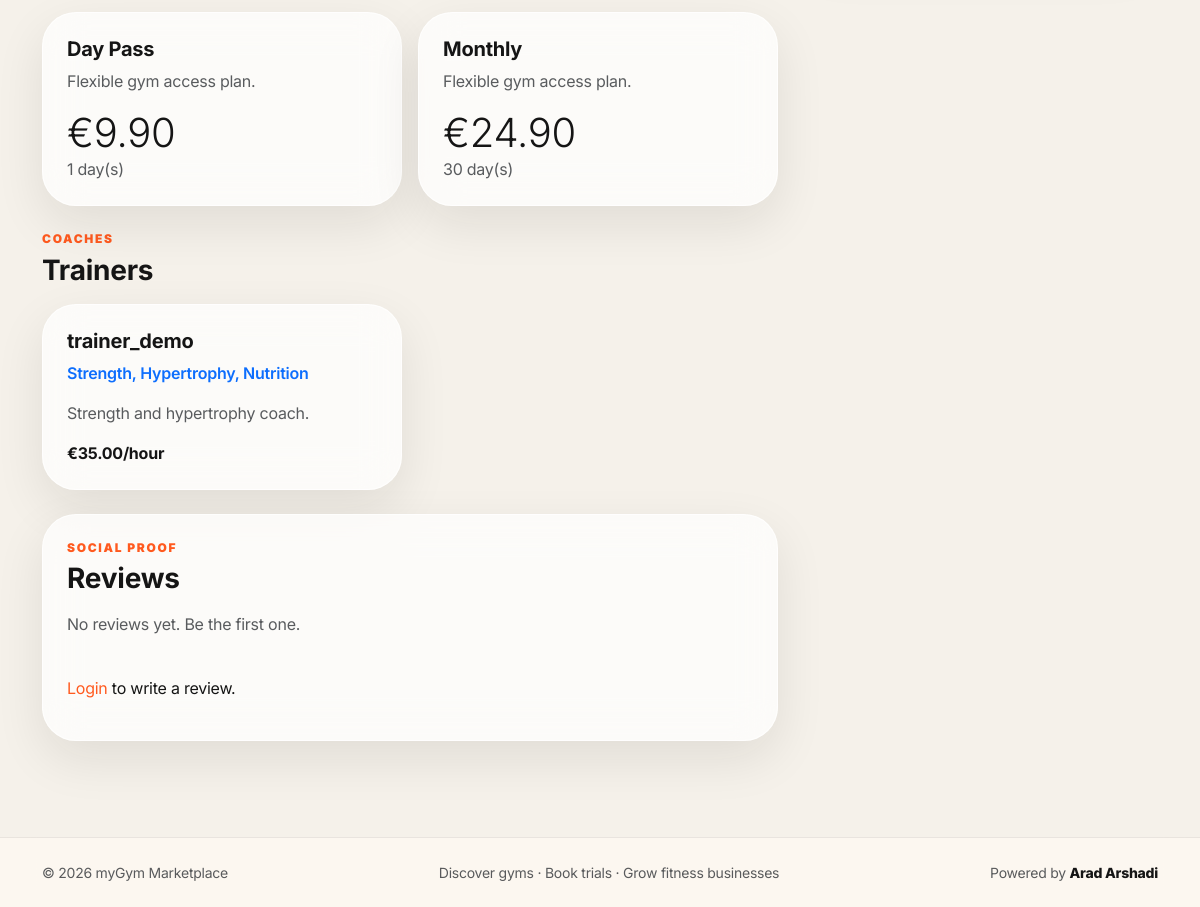
The app's page /gyms/core-cardio-club/ (lower part), older data.
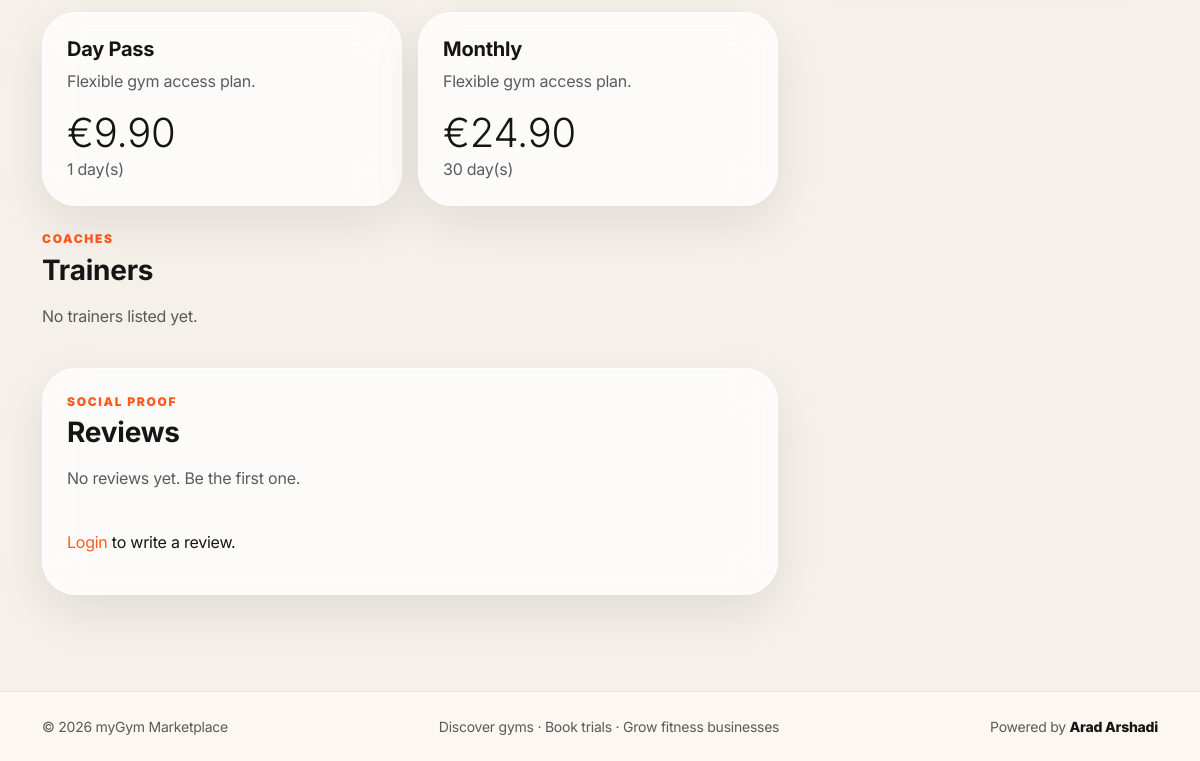
The same page, newer data.
### apps/gyms/models.py (models this page shows, shortened)
class MembershipPlan(models.Model):
    gym = models.ForeignKey(Gym, on_delete=models.CASCADE, related_name='plans')
    title = models.CharField(max_length=100)
    description = models.TextField(blank=True)
    price = models.DecimalField(max_digits=8, decimal_places=2, validators=[MinValueValidator(0)])
    duration_days = models.PositiveIntegerField()
    is_trial = models.BooleanField(default=False)
    class Meta:
        ordering = ['price']

class TrainerProfile(models.Model):
    user = models.OneToOneField(settings.AUTH_USER_MODEL, on_delete=models.CASCADE, related_name='trainer_profile')
    gym = models.ForeignKey(Gym, on_delete=models.CASCADE, related_name='trainers')
    bio = models.TextField()
    specialties = models.CharField(max_length=255, help_text='Comma-separated: Strength, Boxing, Yoga')
    hourly_rate = models.DecimalField(max_digits=8, decimal_places=2, validators=[MinValueValidator(0)], null=True, blank=True)
    is_available = models.BooleanField(default=True)

### apps/accounts/models.py (models this page shows, shortened)
class User(AbstractUser):
    class Role(models.TextChoices):
        CUSTOMER = 'CUSTOMER', 'Customer'
        OWNER = 'OWNER', 'Gym Owner'
        TRAINER = 'TRAINER', 'Trainer'
        ADMIN = 'ADMIN', 'Admin'
    role = models.CharField(max_length=20, choices=Role.choices, default=Role.CUSTOMER)
    phone = models.CharField(max_length=30, blank=True)

### apps/gyms/views.py (the view)
# urls.py: path('gyms/<slug:slug>/', views.gym_detail, name='gym_detail'),
def gym_detail(request, slug):
    gym = get_object_or_404(
        Gym.objects.prefetch_related('facilities', 'plans', 'trainers', 'images', 'reviews'),
        slug=slug,
        status=Gym.Status.APPROVED,
    )
    if not request.session.session_key:
        request.session.create()
    already_counted_today = GymView.objects.filter(
        gym=gym,
        session_key=request.session.session_key or '',
        created_at__date=timezone.localdate(),
    ).exists()
    if not already_counted_today:
        GymView.objects.create(
            gym=gym,
            user=request.user if request.user.is_authenticated else None,
            session_key=request.session.session_key or '',
            ip_address=request.META.get('REMOTE_ADDR'),
        )
    return render(request, 'gyms/gym_detail.html', {'gym': gym})

### apps/gyms/models.py (called while the page is built)
    @property
    def cover_image(self):
        cover = self.images.filter(is_cover=True).first()
        if cover:
            return cover
        return self.images.first()

    @property
    def gallery_images(self):
        return self.images.filter(is_cover=False)

### templates/gyms/gym_detail.html (shortened to what this page needs)
{% extends 'base.html' %}
{% block content %}
<div class="container py-5">
  <div class="row g-4">
    <div class="col-lg-8">
      <section class="mb-4">
        <div class="row g-3">
          {% for plan in gym.plans.all %}
            <div class="col-md-6"><article class="neo-panel p-4 h-100"><h3 class="h5 fw-bold">{{ plan.title }}</h3><p class="text-muted">{{ plan.description|default:'Flexible gym access plan.' }}</p><strong class="display-6">€{{ plan.price }}</strong><span class="text-muted d-block">{{ plan.duration_days }} day(s)</span></article></div>
          {% empty %}<p class="text-muted">No plans yet.</p>{% endfor %}
        </div>
      </section>
      <section class="mb-4">
        <p class="section-kicker">Coaches</p><h2 class="fw-bold h3 mb-3">Trainers</h2>
        <div class="row g-3">
          {% for trainer in gym.trainers.all %}
            <div class="col-md-6"><article class="neo-panel p-4 h-100"><h3 class="h5 fw-bold">{{ trainer.user.get_full_name|default:trainer.user.username }}</h3><p class="text-primary fw-semibold">{{ trainer.specialties }}</p><p class="text-muted">{{ trainer.bio }}</p>{% if trainer.hourly_rate %}<strong>€{{ trainer.hourly_rate }}/hour</strong>{% endif %}</article></div>
          {% empty %}<p class="text-muted">No trainers listed yet.</p>{% endfor %}
        </div>
      </section>
      <section class="neo-panel p-4">
        <p class="section-kicker">Social proof</p><h2 class="fw-bold h3 mb-3">Reviews</h2>
        <div class="vstack gap-3 mb-4">
          {% for review in gym.reviews.all %}{% if review.is_visible %}<article class="review-card"><div class="d-flex justify-content-between"><strong>{{ review.user.username }}</strong><span class="text-warning">{{ review.rating }}/5 ★</span></div><p class="mb-1 text-muted">{{ review.comment }}</p><small class="text-muted">{{ review.created_at|date:'d M Y' }}</small></article>{% endif %}{% empty %}<p class="text-muted">No reviews yet. Be the first one.</p>{% endfor %}
        </div>
        {% if user.is_authenticated %}
          <form method="post" action="{% url 'create_review' gym.id %}" class="vstack gap-3">
            {% csrf_token %}<select class="form-select" name="rating" required><option value="5">5 - Excellent</option><option value="4">4 - Good</option><option value="3">3 - Okay</option><option value="2">2 - Poor</option><option value="1">1 - Bad</option></select><textarea class="form-control" name="comment" placeholder="Share your experience..." required></textarea><button class="btn btn-dark rounded-pill align-self-start">Submit review</button>
          </form>
        {% else %}<p><a href="{% url 'login' %}">Login</a> to write a review.</p>{% endif %}
      </section>
    </div>
    <div class="col-lg-4">
    </div>
  </div>
</div>
{% endblock %}

Row changes from the older to the newer data that the page shows:
no longer on this page (row edited): TrainerProfile: user.get_full_name "trainer_demo", specialties "Strength, Hypertrophy, Nutrition", bio "Strength and hypertrophy coach.", hourly_rate "35.00"
Text that changed along with them:
text now shown: "No trainers listed yet."
